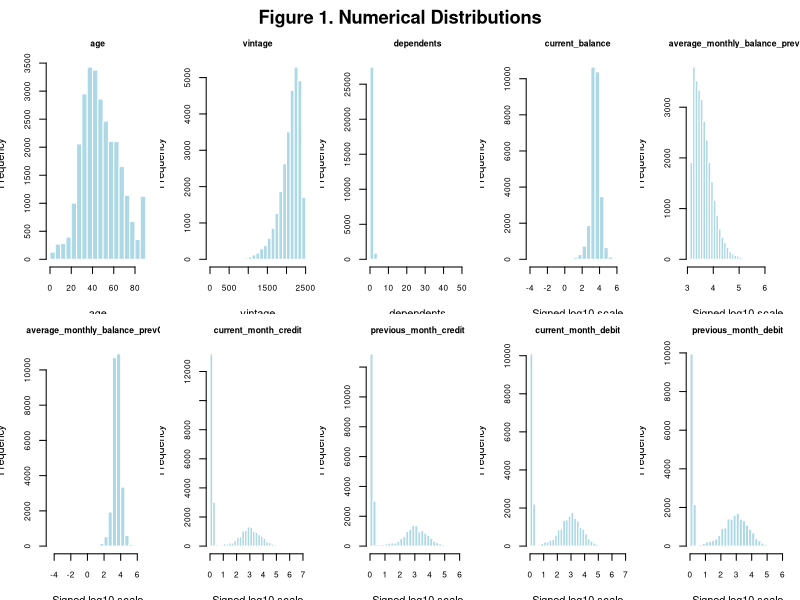
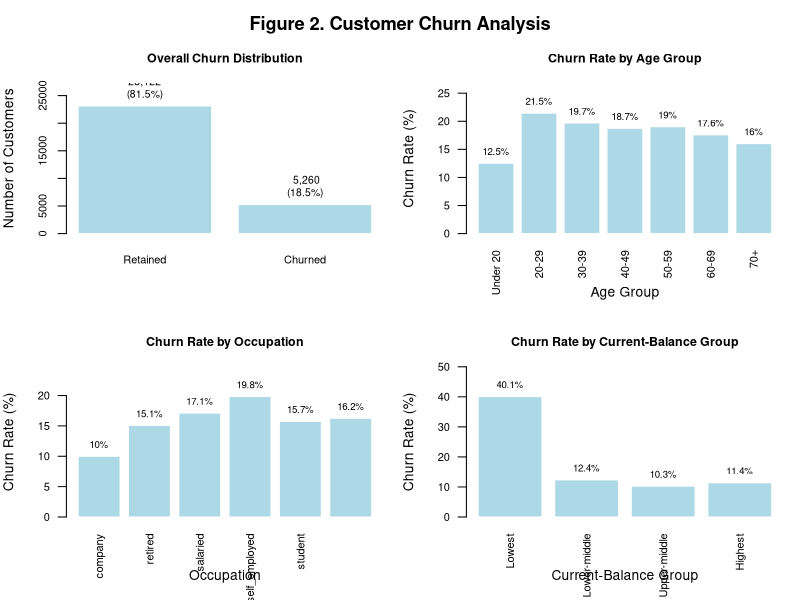

These charts were generated, in order, by the following R code:
# 02_data_exploration.R
# Purpose: explore numerical distributions and churn patterns.
# Creates two figures and prints results in the Console.
# No intermediate CSV files are saved.

data <- read.csv("data/churn_prediction_clean.csv", stringsAsFactors = FALSE)

# 1. Descriptive statistics
balance_vars <- c(
  "current_balance", "previous_month_end_balance",
  "average_monthly_balance_prevQ", "average_monthly_balance_prevQ2",
  "current_month_balance", "previous_month_balance"
)

credit_debit_vars <- c(
  "current_month_credit", "previous_month_credit",
  "current_month_debit", "previous_month_debit"
)

numeric_vars <- c(
  "age", "vintage", "dependents",
  "current_balance", "average_monthly_balance_prevQ",
  "average_monthly_balance_prevQ2", "current_month_credit",
  "previous_month_credit", "current_month_debit", "previous_month_debit"
)

descriptive_numeric_vars <- unique(c("age", "vintage", "dependents",
                                     balance_vars, credit_debit_vars))

required_vars <- unique(c(
  "customer_id", "gender", "occupation", "churn",
  descriptive_numeric_vars
))

missing_vars <- setdiff(required_vars, names(data))
if (length(missing_vars) > 0) {
  stop("Missing required columns: ", paste(missing_vars, collapse = ", "))
}

# Descriptive statistics: count, missing values, mean, median, SD, range and quartiles
descriptive_statistics <- do.call(rbind, lapply(descriptive_numeric_vars, function(var) {
  x <- data[[var]]
  z <- x[!is.na(x)]
  data.frame(
    variable = var,
    n_nonmissing = length(z),
    n_missing = sum(is.na(x)),
    mean = if (length(z)) mean(z) else NA_real_,
    median = if (length(z)) median(z) else NA_real_,
    standard_deviation = if (length(z) > 1) sd(z) else NA_real_,
    minimum = if (length(z)) min(z) else NA_real_,
    q1 = if (length(z)) as.numeric(quantile(z, .25, names = FALSE)) else NA_real_,
    q3 = if (length(z)) as.numeric(quantile(z, .75, names = FALSE)) else NA_real_,
    maximum = if (length(z)) max(z) else NA_real_
  )
}))
cat("\nDESCRIPTIVE STATISTICS\n")
print(descriptive_statistics, row.names = FALSE)

# 2. IQR outlier review (flags only; values are not changed)
detect_iqr_outliers <- function(x) {
  z <- x[!is.na(x)]
  if (!length(z)) {
    return(c(n_nonmissing = 0, q1 = NA, q3 = NA, iqr = NA,
             lower_fence = NA, upper_fence = NA, n_outliers = 0,
             percent_outliers = NA))
  }
  q1 <- as.numeric(quantile(z, .25, names = FALSE))
  q3 <- as.numeric(quantile(z, .75, names = FALSE))
  iq <- q3 - q1
  lo <- q1 - 1.5 * iq
  hi <- q3 + 1.5 * iq
  n <- sum(z < lo | z > hi)
  c(n_nonmissing = length(z), q1 = q1, q3 = q3, iqr = iq,
    lower_fence = lo, upper_fence = hi, n_outliers = n,
    percent_outliers = 100 * n / length(z))
}

outlier_results <- do.call(rbind, lapply(descriptive_numeric_vars, function(var) {
  res <- detect_iqr_outliers(data[[var]])
  data.frame(variable = var, as.list(res), check.names = FALSE)
}))
outlier_results$interpretation <- ifelse(
  !is.na(outlier_results$iqr) & outlier_results$iqr == 0,
  "IQR is zero; interpret flagged count cautiously",
  "Statistical flags only; not confirmed data errors"
)
cat("\nIQR OUTLIER REVIEW\n")
print(outlier_results, row.names = FALSE)

# Negative balances are reported only; they are not automatically errors.
negative_balance_summary <- data.frame(
  variable = balance_vars,
  negative_count = sapply(balance_vars, function(v) sum(data[[v]] < 0, na.rm = TRUE)),
  nonmissing_count = sapply(balance_vars, function(v) sum(!is.na(data[[v]])))
)
negative_balance_summary$percent_negative <- with(
  negative_balance_summary,
  ifelse(nonmissing_count > 0, 100 * negative_count / nonmissing_count, NA_real_)
)
cat("\nNEGATIVE BALANCE CHECK\n")
print(negative_balance_summary, row.names = FALSE)

# Review the dependents distribution and unusually high values.
cat("\nDEPENDENTS FREQUENCY\n")
print(table(data$dependents, useNA = "ifany"))

high_dependents_records <- data[
  !is.na(data$dependents) & data$dependents >= 25,
  intersect(c("customer_id", "age", "dependents", "occupation", "churn"), names(data)),
  drop = FALSE
]
if (nrow(high_dependents_records) > 0) {
  cat("\nRecords with dependents >= 25 (review only; not removed):\n")
  print(high_dependents_records, row.names = FALSE)
}

# 3. Churn summaries
valid_churn <- data$churn[!is.na(data$churn) & data$churn %in% c(0, 1)]
churn_counts <- table(factor(valid_churn, levels = c(0, 1)))
names(churn_counts) <- c("Retained", "Churned")

churn_summary <- data.frame(
  churn_status = names(churn_counts),
  customer_count = as.integer(churn_counts),
  percentage = 100 * as.integer(churn_counts) / sum(churn_counts)
)
cat("\nOVERALL CHURN\n")
print(churn_summary, row.names = FALSE)

get_churn_summary <- function(group, churn) {
  group_chr <- trimws(as.character(group))
  valid <- !is.na(group_chr) & group_chr != "" &
    !is.na(churn) & churn %in% c(0, 1)
  group_chr <- group_chr[valid]
  churn_valid <- churn[valid]
  
  if (!length(group_chr)) {
    return(data.frame(Group = character(), Customers = integer(),
                      Churned = integer(), ChurnRate = numeric()))
  }
  
  groups <- unique(group_chr)
  do.call(rbind, lapply(groups, function(g) {
    selected <- group_chr == g
    n_customers <- sum(selected)
    n_churned <- sum(churn_valid[selected] == 1)
    data.frame(
      Group = g, Customers = n_customers, Churned = n_churned,
      ChurnRate = 100 * n_churned / n_customers,
      stringsAsFactors = FALSE
    )
  }))
}

# Churn rate by age group
age_group <- cut(
  data$age,
  breaks = c(-Inf, 20, 30, 40, 50, 60, 70, Inf),
  labels = c("Under 20", "20-29", "30-39", "40-49", "50-59", "60-69", "70+"),
  right = FALSE
)
age_summary <- get_churn_summary(age_group, data$churn)
age_summary$Group <- factor(age_summary$Group, levels = levels(age_group), ordered = TRUE)
age_summary <- age_summary[order(age_summary$Group), , drop = FALSE]
age_summary$Group <- as.character(age_summary$Group)
cat("\nCHURN BY AGE GROUP\n")
print(age_summary, row.names = FALSE)

# Churn rate by occupation
occupation_summary <- get_churn_summary(data$occupation, data$churn)
occupation_order <- c("company", "retired", "salaried", "self_employed", "student")
occupation_summary$Group <- factor(occupation_summary$Group, levels = occupation_order)
occupation_summary <- occupation_summary[order(occupation_summary$Group), , drop = FALSE]
occupation_summary$Group <- as.character(occupation_summary$Group)
cat("\nCHURN BY OCCUPATION\n")
print(occupation_summary, row.names = FALSE)

# Churn rate by current-balance quartile
balance_values <- data$current_balance
balance_breaks <- unique(as.numeric(quantile(
  balance_values, probs = c(0, .25, .50, .75, 1), na.rm = TRUE, names = FALSE
)))

if (length(balance_breaks) >= 3) {
  balance_group <- cut(
    balance_values, breaks = balance_breaks,
    include.lowest = TRUE, ordered_result = TRUE
  )
  balance_summary <- get_churn_summary(balance_group, data$churn)
  balance_summary$Group <- factor(
    balance_summary$Group, levels = levels(balance_group), ordered = TRUE
  )
  balance_summary <- balance_summary[order(balance_summary$Group), , drop = FALSE]
  
  if (nrow(balance_summary) == 4) {
    balance_summary$Group <- c("Lowest", "Lower-middle", "Upper-middle", "Highest")
  } else {
    balance_summary$Group <- as.character(balance_summary$Group)
  }
} else {
  balance_summary <- data.frame(Group = character(), Customers = integer(),
                                Churned = integer(), ChurnRate = numeric())
  warning("Too few unique current-balance values to create balance groups.")
}
cat("\nCHURN BY CURRENT-BALANCE GROUP\n")
print(balance_summary, row.names = FALSE)

# 4. Figure 1: numerical distributions.
# Financial values are signed log-transformed for plotting only.
old_par <- par(no.readonly = TRUE)
par(mfrow = c(2, 5), mar = c(3.5, 3.5, 2.5, .8),
    oma = c(0, 0, 2, 0), cex.axis = .75, cex.main = .78)

for (var in numeric_vars) {
  x <- data[[var]]
  if (var %in% c("age", "vintage", "dependents")) {
    plot_values <- x
    x_label <- var
  } else {
    plot_values <- sign(x) * log10(1 + abs(x))
    x_label <- "Signed log10 scale"
  }
  plot_values <- plot_values[!is.na(plot_values)]
  if (length(plot_values)) {
    hist(plot_values, breaks = 30, main = var, xlab = x_label,
         ylab = "Frequency", col = "lightblue", border = "white")
  } else {
    plot.new()
    title(main = var)
    text(.5, .5, "No non-missing values")
  }
}
mtext("Figure 1. Numerical Distributions", outer = TRUE, cex = 1.1, font = 2)
par(old_par)

# 5. Figure 2: overall churn and churn rates by age, occupation and balance.
old_par <- par(no.readonly = TRUE)
par(mfrow = c(2, 2), mar = c(5, 4, 3, 1),
    oma = c(0, 0, 2, 0), cex.axis = .8, cex.main = .9)

counts <- as.numeric(churn_counts)
bar_pos <- barplot(
  counts, names.arg = names(churn_counts),
  main = "Overall Churn Distribution", xlab = "",
  ylab = "Number of Customers", col = "lightblue",
  border = "white", ylim = c(0, max(counts) * 1.18)
)
text(bar_pos, counts,
     labels = paste0(format(counts, big.mark = ","), "\n(",
                     round(100 * counts / sum(counts), 1), "%)"),
     pos = 3, cex = .75)

if (nrow(age_summary) > 0) {
  rates <- age_summary$ChurnRate
  names(rates) <- age_summary$Group
  pos <- barplot(rates, main = "Churn Rate by Age Group",
                 xlab = "Age Group", ylab = "Churn Rate (%)",
                 col = "lightblue", border = "white",
                 ylim = c(0, max(rates, na.rm = TRUE) * 1.25), las = 2)
  text(pos, rates, labels = paste0(round(rates, 1), "%"), pos = 3, cex = .7)
} else {
  plot.new()
  title("Churn Rate by Age Group")
  text(.5, .5, "No data available")
}

if (nrow(occupation_summary) > 0) {
  rates <- occupation_summary$ChurnRate
  names(rates) <- occupation_summary$Group
  pos <- barplot(rates, main = "Churn Rate by Occupation",
                 xlab = "Occupation", ylab = "Churn Rate (%)",
                 col = "lightblue", border = "white",
                 ylim = c(0, max(rates, na.rm = TRUE) * 1.25), las = 2)
  text(pos, rates, labels = paste0(round(rates, 1), "%"), pos = 3, cex = .7)
} else {
  plot.new()
  title("Churn Rate by Occupation")
  text(.5, .5, "No data available")
}

if (nrow(balance_summary) > 0) {
  rates <- balance_summary$ChurnRate
  names(rates) <- balance_summary$Group
  pos <- barplot(rates, main = "Churn Rate by Current-Balance Group",
                 xlab = "Current-Balance Group", ylab = "Churn Rate (%)",
                 col = "lightblue", border = "white",
                 ylim = c(0, max(rates, na.rm = TRUE) * 1.25), las = 2)
  text(pos, rates, labels = paste0(round(rates, 1), "%"), pos = 3, cex = .7)
} else {
  plot.new()
  title("Churn Rate by Current-Balance Group")
  text(.5, .5, "Balance groups could not be calculated")
}

mtext("Figure 2. Customer Churn Analysis", outer = TRUE, cex = 1.1, font = 2)
par(old_par)

cat("\nEDA completed. Exactly two figures generated; no analysis CSV files saved.\n")
